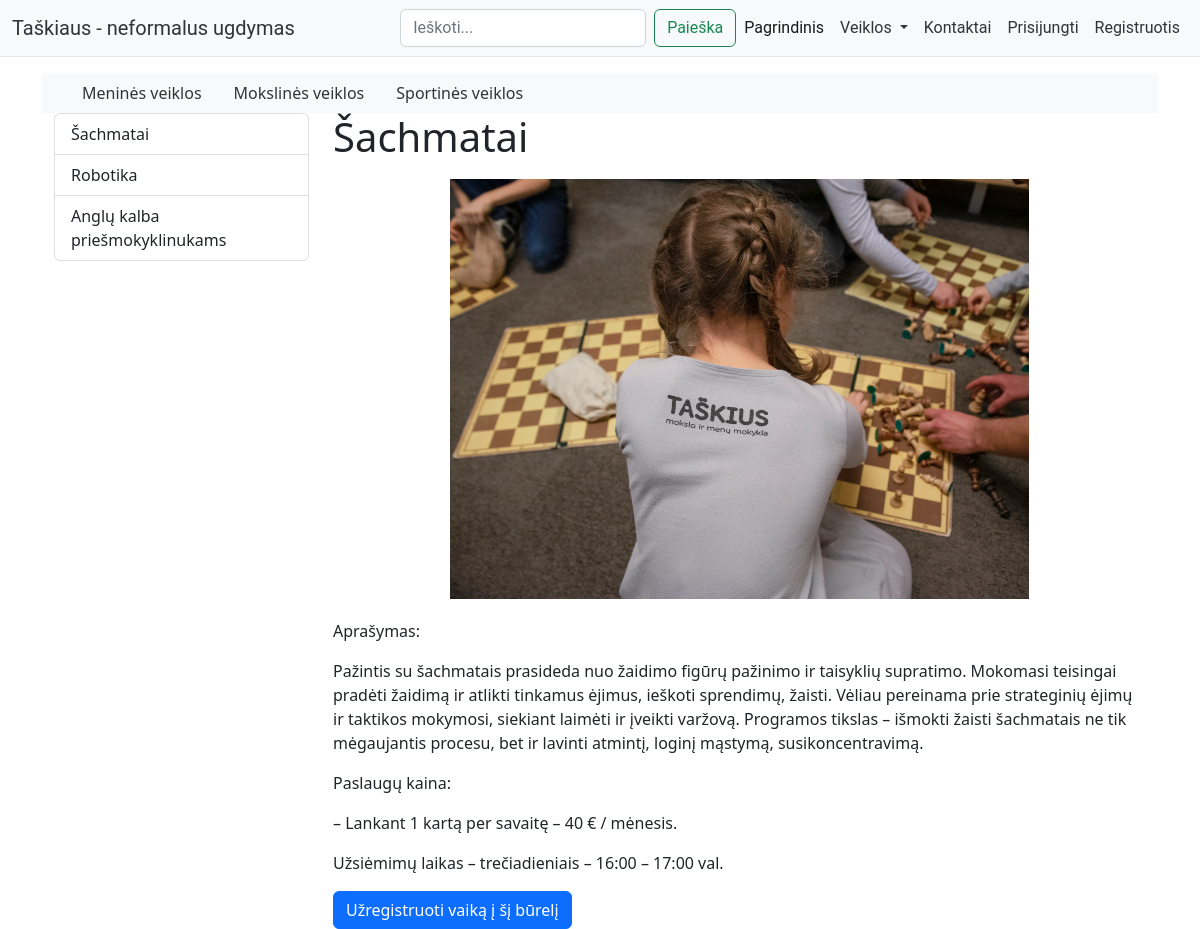
Screenshot of /activities/scientific/?club_id=13 with the database file from the repository.
### manage_circles/models.py (models this page shows, shortened)
class Club(models.Model):
    name = models.CharField(max_length=100, verbose_name="Būrelio pavadinimas")
    cover = models.ImageField('Viršelis', upload_to='images', null=True)
    description = HTMLField()
    activity_type = models.CharField(max_length=50, choices=(
        ('artistic', 'Meninė'),
        ('scientific', 'Mokslinė'),
        ('sports', 'Sportinė'),
    ), verbose_name="Veiklos tipas")

### manage_circles/views.py (the view)
# urls.py: path('activities/scientific/', views.scientific_activities, name='scientific_activities'),
def scientific_activities(request):
    clubs = Club.objects.filter(activity_type='scientific')
    selected_club_id = request.GET.get('club_id')
    selected_club = None
    if selected_club_id:
        selected_club = get_object_or_404(Club, id=selected_club_id)
    return render(request, 'activities/scientific.html', {'clubs': clubs, 'selected_club': selected_club})

### templates/activities/scientific.html
{% extends 'base.html' %}
{% block content %}
<div class="container-fluid bg-light">
    <div class="container">
        <div class="row">
            <div class="col">
                <ul class="nav">
                    <li class="nav-item">
                        <a class="nav-link" href="{% url 'artistic_activities' %}?club_id={{ 1 }}">Meninės veiklos</a>
                    </li>
                    <li class="nav-item">
                        <a class="nav-link" href="{% url 'scientific_activities' %}?club_id={{ 13 }}">Mokslinės veiklos</a>
                    </li>
                    <li class="nav-item">
                        <a class="nav-link" href="{% url 'sports_activities' %}?club_id={{ 16 }}">Sportinės veiklos</a>
                    </li>
                </ul>
            </div>
        </div>
    </div>
</div>
<div class="container">
    <div class="row">
        <div class="col-md-3">
            <div class="list-group">
                {% for club in clubs %}
                    <a href="{% url 'scientific_activities' %}?club_id={{ club.id }}" class="list-group-item list-group-item-action">{{ club.name }}</a>
                {% endfor %}
            </div>
        </div>
        <div class="col-md-9">
            {% if selected_club %}
                <div class="club-info">
                    <h1>{{ selected_club.name }}</h1>
                    <img src="{{ selected_club.cover.url }}" class="img" alt="...">
                    <p>Aprašymas: {{ selected_club.description|safe }}</p>
                    <a href="{% url 'register_child' club_id=selected_club.id %}" class="btn btn-primary">Užregistruoti vaiką į šį būrelį</a>
                </div>
            {% endif %}
        </div>
    </div>
</div>
{% endblock %}

### manage_circles/static/css/styles.css (style rules this page uses)
.navbar-brand, .nav-link { color: #333; }
.img { display: block; height: auto; max-width: 100%; max-height: 450px; margin-left: auto; margin-right: auto; padding-top: 10px; padding-bottom: 20px; }

### rows the page displays
Club: name "Šachmatai", cover (picture), description "Pažintis su šachmatais prasideda nuo žaidimo figūrų pažinimo ir taisyklių supratimo. Mokomasi teisingai pradėti žaidimą ir atlikti tinkamus ėjimus, ieškoti sprendimų, žaisti. Vėliau pereinama prie strateginių ėjimų ir taktikos mokymosi, siekiant laimėti ir įveikti varžovą. Programos tikslas – išmokti žaisti šachmatais ne tik mėgaujantis procesu, bet ir lavinti atmintį, loginį mąstymą, susikoncentravimą. Paslaugų kaina: – Lankant 1 kartą per savaitę – 40 € / mėnesis. Užsiėmimų laikas – trečiadieniais – 16:00 – 17:00 val."
Club: name "Robotika"
Club: name "Anglų kalba priešmokyklinukams"
